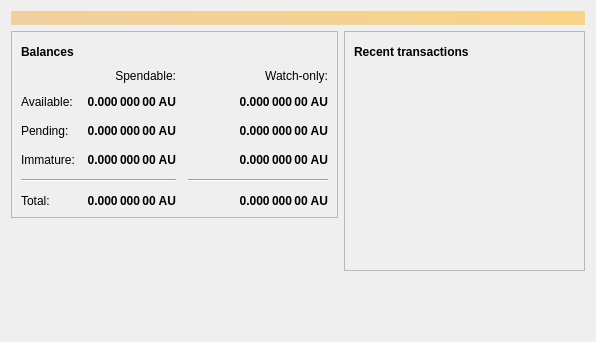
<?xml version="1.0" encoding="UTF-8"?>
<ui version="4.0">
 <class>OverviewPage</class>
 <widget class="QWidget" name="OverviewPage">
  <property name="geometry">
   <rect>
    <x>0</x>
    <y>0</y>
    <width>596</width>
    <height>342</height>
   </rect>
  </property>
  <property name="windowTitle">
   <string>Form</string>
  </property>
  <layout class="QVBoxLayout" name="topLayout">
   <item>
    <widget class="QLabel" name="labelAlerts">
     <property name="visible">
      <bool>false</bool>
     </property>
     <property name="styleSheet">
      <string notr="true">background-color: qlineargradient(x1: 0, y1: 0, x2: 1, y2: 0, stop:0 #F0D0A0, stop:1 #F8D488); color:#000000;</string>
     </property>
     <property name="wordWrap">
      <bool>true</bool>
     </property>
     <property name="margin">
      <number>3</number>
     </property>
    </widget>
   </item>
   <item>
    <layout class="QHBoxLayout" name="horizontalLayout" stretch="1,1">
     <item>
      <layout class="QVBoxLayout" name="verticalLayout_2">
       <item>
        <widget class="QFrame" name="frame">
         <property name="frameShape">
          <enum>QFrame::StyledPanel</enum>
         </property>
         <property name="frameShadow">
          <enum>QFrame::Raised</enum>
         </property>
         <layout class="QVBoxLayout" name="verticalLayout_4">
          <item>
           <layout class="QHBoxLayout" name="horizontalLayout_4">
            <item>
             <widget class="QLabel" name="label_5">
              <property name="font">
               <font>
                <weight>75</weight>
                <bold>true</bold>
               </font>
              </property>
              <property name="text">
               <string>Balances</string>
              </property>
             </widget>
            </item>
            <item>
             <widget class="QPushButton" name="labelWalletStatus">
              <property name="enabled">
               <bool>false</bool>
              </property>
              <property name="maximumSize">
               <size>
                <width>30</width>
                <height>16777215</height>
               </size>
              </property>
              <property name="toolTip">
               <string>The displayed information may be out of date. Your wallet automatically synchronizes with the Aurumcoin network after a connection is established, but this process has not completed yet.</string>
              </property>
              <property name="text">
               <string/>
              </property>
              <property name="icon">
               <iconset resource="../aurumcoin.qrc">
                <normaloff>:/icons/warning</normaloff>
                <disabledoff>:/icons/warning</disabledoff>:/icons/warning</iconset>
              </property>
              <property name="iconSize">
               <size>
                <width>24</width>
                <height>24</height>
               </size>
              </property>
              <property name="flat">
               <bool>true</bool>
              </property>
             </widget>
            </item>
            <item>
             <spacer name="horizontalSpacer_3">
              <property name="orientation">
               <enum>Qt::Horizontal</enum>
              </property>
              <property name="sizeHint" stdset="0">
               <size>
                <width>40</width>
                <height>20</height>
               </size>
              </property>
             </spacer>
            </item>
           </layout>
          </item>
          <item>
           <layout class="QGridLayout" name="gridLayout">
            <property name="spacing">
             <number>12</number>
            </property>
            <item row="2" column="2">
             <widget class="QLabel" name="labelWatchPending">
              <property name="font">
               <font>
                <weight>75</weight>
                <bold>true</bold>
               </font>
              </property>
              <property name="cursor">
               <cursorShape>IBeamCursor</cursorShape>
              </property>
              <property name="toolTip">
               <string>Unconfirmed transactions to watch-only addresses</string>
              </property>
              <property name="text">
               <string notr="true">0.000 000 00 AU</string>
              </property>
              <property name="alignment">
               <set>Qt::AlignRight|Qt::AlignTrailing|Qt::AlignVCenter</set>
              </property>
              <property name="textInteractionFlags">
               <set>Qt::LinksAccessibleByMouse|Qt::TextSelectableByKeyboard|Qt::TextSelectableByMouse</set>
              </property>
             </widget>
            </item>
            <item row="2" column="1">
             <widget class="QLabel" name="labelUnconfirmed">
              <property name="font">
               <font>
                <weight>75</weight>
                <bold>true</bold>
               </font>
              </property>
              <property name="cursor">
               <cursorShape>IBeamCursor</cursorShape>
              </property>
              <property name="toolTip">
               <string>Total of transactions that have yet to be confirmed, and do not yet count toward the spendable balance</string>
              </property>
              <property name="text">
               <string notr="true">0.000 000 00 AU</string>
              </property>
              <property name="alignment">
               <set>Qt::AlignRight|Qt::AlignTrailing|Qt::AlignVCenter</set>
              </property>
              <property name="textInteractionFlags">
               <set>Qt::LinksAccessibleByMouse|Qt::TextSelectableByKeyboard|Qt::TextSelectableByMouse</set>
              </property>
             </widget>
            </item>
            <item row="3" column="2">
             <widget class="QLabel" name="labelWatchImmature">
              <property name="font">
               <font>
                <weight>75</weight>
                <bold>true</bold>
               </font>
              </property>
              <property name="cursor">
               <cursorShape>IBeamCursor</cursorShape>
              </property>
              <property name="toolTip">
               <string>Mined balance in watch-only addresses that has not yet matured</string>
              </property>
              <property name="text">
               <string notr="true">0.000 000 00 AU</string>
              </property>
              <property name="alignment">
               <set>Qt::AlignRight|Qt::AlignTrailing|Qt::AlignVCenter</set>
              </property>
              <property name="textInteractionFlags">
               <set>Qt::LinksAccessibleByMouse|Qt::TextSelectableByKeyboard|Qt::TextSelectableByMouse</set>
              </property>
             </widget>
            </item>
            <item row="4" column="0" colspan="2">
             <widget class="Line" name="line">
              <property name="orientation">
               <enum>Qt::Horizontal</enum>
              </property>
             </widget>
            </item>
            <item row="4" column="2">
             <widget class="Line" name="lineWatchBalance">
              <property name="sizePolicy">
               <sizepolicy hsizetype="Preferred" vsizetype="Fixed">
                <horstretch>0</horstretch>
                <verstretch>0</verstretch>
               </sizepolicy>
              </property>
              <property name="minimumSize">
               <size>
                <width>140</width>
                <height>0</height>
               </size>
              </property>
              <property name="orientation">
               <enum>Qt::Horizontal</enum>
              </property>
             </widget>
            </item>
            <item row="5" column="0">
             <widget class="QLabel" name="labelTotalText">
              <property name="text">
               <string>Total:</string>
              </property>
             </widget>
            </item>
            <item row="3" column="1">
             <widget class="QLabel" name="labelImmature">
              <property name="font">
               <font>
                <weight>75</weight>
                <bold>true</bold>
               </font>
              </property>
              <property name="cursor">
               <cursorShape>IBeamCursor</cursorShape>
              </property>
              <property name="toolTip">
               <string>Mined balance that has not yet matured</string>
              </property>
              <property name="text">
               <string notr="true">0.000 000 00 AU</string>
              </property>
              <property name="alignment">
               <set>Qt::AlignRight|Qt::AlignTrailing|Qt::AlignVCenter</set>
              </property>
              <property name="textInteractionFlags">
               <set>Qt::LinksAccessibleByMouse|Qt::TextSelectableByKeyboard|Qt::TextSelectableByMouse</set>
              </property>
             </widget>
            </item>
            <item row="2" column="3">
             <spacer name="horizontalSpacer_2">
              <property name="orientation">
               <enum>Qt::Horizontal</enum>
              </property>
              <property name="sizeHint" stdset="0">
               <size>
                <width>40</width>
                <height>20</height>
               </size>
              </property>
             </spacer>
            </item>
            <item row="3" column="0">
             <widget class="QLabel" name="labelImmatureText">
              <property name="text">
               <string>Immature:</string>
              </property>
             </widget>
            </item>
            <item row="5" column="1">
             <widget class="QLabel" name="labelTotal">
              <property name="font">
               <font>
                <weight>75</weight>
                <bold>true</bold>
               </font>
              </property>
              <property name="cursor">
               <cursorShape>IBeamCursor</cursorShape>
              </property>
              <property name="toolTip">
               <string>Your current total balance</string>
              </property>
              <property name="text">
               <string notr="true">0.000 000 00 AU</string>
              </property>
              <property name="alignment">
               <set>Qt::AlignRight|Qt::AlignTrailing|Qt::AlignVCenter</set>
              </property>
              <property name="textInteractionFlags">
               <set>Qt::LinksAccessibleByMouse|Qt::TextSelectableByKeyboard|Qt::TextSelectableByMouse</set>
              </property>
             </widget>
            </item>
            <item row="5" column="2">
             <widget class="QLabel" name="labelWatchTotal">
              <property name="font">
               <font>
                <weight>75</weight>
                <bold>true</bold>
               </font>
              </property>
              <property name="cursor">
               <cursorShape>IBeamCursor</cursorShape>
              </property>
              <property name="toolTip">
               <string>Current total balance in watch-only addresses</string>
              </property>
              <property name="text">
               <string notr="true">0.000 000 00 AU</string>
              </property>
              <property name="alignment">
               <set>Qt::AlignRight|Qt::AlignTrailing|Qt::AlignVCenter</set>
              </property>
              <property name="textInteractionFlags">
               <set>Qt::LinksAccessibleByMouse|Qt::TextSelectableByKeyboard|Qt::TextSelectableByMouse</set>
              </property>
             </widget>
            </item>
            <item row="0" column="2">
             <widget class="QLabel" name="labelWatchonly">
              <property name="text">
               <string>Watch-only:</string>
              </property>
              <property name="alignment">
               <set>Qt::AlignRight|Qt::AlignTrailing|Qt::AlignVCenter</set>
              </property>
             </widget>
            </item>
            <item row="1" column="0">
             <widget class="QLabel" name="labelBalanceText">
              <property name="text">
               <string>Available:</string>
              </property>
             </widget>
            </item>
            <item row="1" column="1">
             <widget class="QLabel" name="labelBalance">
              <property name="font">
               <font>
                <weight>75</weight>
                <bold>true</bold>
               </font>
              </property>
              <property name="cursor">
               <cursorShape>IBeamCursor</cursorShape>
              </property>
              <property name="toolTip">
               <string>Your current spendable balance</string>
              </property>
              <property name="text">
               <string notr="true">0.000 000 00 AU</string>
              </property>
              <property name="alignment">
               <set>Qt::AlignRight|Qt::AlignTrailing|Qt::AlignVCenter</set>
              </property>
              <property name="textInteractionFlags">
               <set>Qt::LinksAccessibleByMouse|Qt::TextSelectableByKeyboard|Qt::TextSelectableByMouse</set>
              </property>
             </widget>
            </item>
            <item row="1" column="2">
             <widget class="QLabel" name="labelWatchAvailable">
              <property name="font">
               <font>
                <weight>75</weight>
                <bold>true</bold>
               </font>
              </property>
              <property name="cursor">
               <cursorShape>IBeamCursor</cursorShape>
              </property>
              <property name="toolTip">
               <string>Your current balance in watch-only addresses</string>
              </property>
              <property name="text">
               <string notr="true">0.000 000 00 AU</string>
              </property>
              <property name="alignment">
               <set>Qt::AlignRight|Qt::AlignTrailing|Qt::AlignVCenter</set>
              </property>
              <property name="textInteractionFlags">
               <set>Qt::LinksAccessibleByMouse|Qt::TextSelectableByKeyboard|Qt::TextSelectableByMouse</set>
              </property>
             </widget>
            </item>
            <item row="2" column="0">
             <widget class="QLabel" name="labelPendingText">
              <property name="text">
               <string>Pending:</string>
              </property>
             </widget>
            </item>
            <item row="0" column="1">
             <widget class="QLabel" name="labelSpendable">
              <property name="text">
               <string>Spendable:</string>
              </property>
              <property name="alignment">
               <set>Qt::AlignRight|Qt::AlignTrailing|Qt::AlignVCenter</set>
              </property>
             </widget>
            </item>
           </layout>
          </item>
         </layout>
        </widget>
       </item>
       <item>
        <spacer name="verticalSpacer">
         <property name="orientation">
          <enum>Qt::Vertical</enum>
         </property>
         <property name="sizeHint" stdset="0">
          <size>
           <width>20</width>
           <height>40</height>
          </size>
         </property>
        </spacer>
       </item>
      </layout>
     </item>
     <item>
      <layout class="QVBoxLayout" name="verticalLayout_3">
       <item>
        <widget class="QFrame" name="frame_2">
         <property name="frameShape">
          <enum>QFrame::StyledPanel</enum>
         </property>
         <property name="frameShadow">
          <enum>QFrame::Raised</enum>
         </property>
         <layout class="QVBoxLayout" name="verticalLayout">
          <item>
           <layout class="QHBoxLayout" name="horizontalLayout_2">
            <item>
             <widget class="QLabel" name="label_4">
              <property name="font">
               <font>
                <weight>75</weight>
                <bold>true</bold>
               </font>
              </property>
              <property name="text">
               <string>Recent transactions</string>
              </property>
             </widget>
            </item>
            <item>
             <widget class="QPushButton" name="labelTransactionsStatus">
              <property name="enabled">
               <bool>false</bool>
              </property>
              <property name="maximumSize">
               <size>
                <width>30</width>
                <height>16777215</height>
               </size>
              </property>
              <property name="toolTip">
               <string>The displayed information may be out of date. Your wallet automatically synchronizes with the Aurumcoin network after a connection is established, but this process has not completed yet.</string>
              </property>
              <property name="text">
               <string/>
              </property>
              <property name="icon">
               <iconset resource="../aurumcoin.qrc">
                <normaloff>:/icons/warning</normaloff>
                <disabledoff>:/icons/warning</disabledoff>:/icons/warning</iconset>
              </property>
              <property name="iconSize">
               <size>
                <width>24</width>
                <height>24</height>
               </size>
              </property>
              <property name="flat">
               <bool>true</bool>
              </property>
             </widget>
            </item>
            <item>
             <spacer name="horizontalSpacer">
              <property name="orientation">
               <enum>Qt::Horizontal</enum>
              </property>
              <property name="sizeHint" stdset="0">
               <size>
                <width>40</width>
                <height>20</height>
               </size>
              </property>
             </spacer>
            </item>
           </layout>
          </item>
          <item>
           <widget class="QListView" name="listTransactions">
            <property name="styleSheet">
             <string notr="true">QListView { background: transparent; }</string>
            </property>
            <property name="frameShape">
             <enum>QFrame::NoFrame</enum>
            </property>
            <property name="verticalScrollBarPolicy">
             <enum>Qt::ScrollBarAlwaysOff</enum>
            </property>
            <property name="horizontalScrollBarPolicy">
             <enum>Qt::ScrollBarAlwaysOff</enum>
            </property>
            <property name="selectionMode">
             <enum>QAbstractItemView::NoSelection</enum>
            </property>
           </widget>
          </item>
         </layout>
        </widget>
       </item>
       <item>
        <spacer name="verticalSpacer_2">
         <property name="orientation">
          <enum>Qt::Vertical</enum>
         </property>
         <property name="sizeHint" stdset="0">
          <size>
           <width>20</width>
           <height>40</height>
          </size>
         </property>
        </spacer>
       </item>
      </layout>
     </item>
    </layout>
   </item>
  </layout>
 </widget>
 <resources/>
 <connections/>
</ui>
